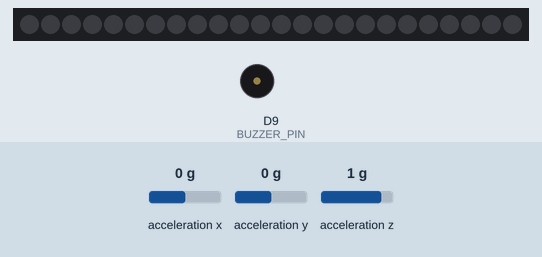
The sketch below on a simulated Arduino Nano 33 BLE. On the bench: 24 RGB LEDs in strip order, left to right, buzzer (waves = sounding). The test bench sets the inputs (shaded band); at power-on: acceleration x 0 g, acceleration y 0 g, acceleration z 1 g.

Above: at 0.9 s.
At 3.73 s:
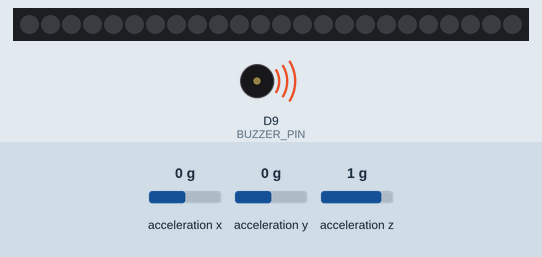
Timing chart, 0 to 4.0 s (numbered marks = the images above):
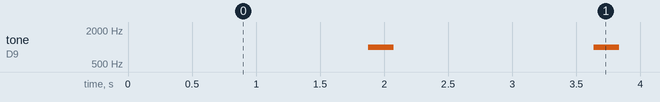

Measured:
- by itself, tone on D9 (BUZZER_PIN): repeats every 1.8 s: silent 1.6 s, 1000 Hz 0.20 s, until it stays 1000 Hz from 26.9 s

The sketch:

sketch_RingLed_Piezzo.ino
```cpp
#include <Arduino_LSM9DS1.h>
#include <Adafruit_NeoPixel.h>

#define PIN            3   // Broche pour le NeoPixel Ring
#define NUMPIXELS      24  // Nombre de LEDs sur le NeoPixel Ring
#define BUZZER_PIN     9   // Broche pour le buzzer

Adafruit_NeoPixel pixels = Adafruit_NeoPixel(NUMPIXELS, PIN, NEO_GRB + NEO_KHZ800);

int colorIndex = 0;
uint32_t colors[] = {pixels.Color(255, 0, 0), pixels.Color(121, 32, 32), pixels.Color(238, 179, 56), pixels.Color(228, 138, 53)}; // Première couleur en rouge
unsigned long lastBuzzerTime = 0;
unsigned long startTime; // Déclaration de startTime
const int totalDuration = 30000; // Durée totale de l'augmentation de la fréquence du bip (30 secondes)
int ledIndex = 0; // Index pour les LEDs allumées
bool captureDone = false; // Ajoutez cette variable au début du programme

void setup() {
  Serial.begin(9600);
  if (!IMU.begin()) {
    Serial.println("Failed to initialize IMU!");
    while (1);
  }

  pixels.begin();
  pinMode(BUZZER_PIN, OUTPUT);
  randomSeed(analogRead(0));
  startTime = millis();
}

void loop() {
  float x, y, z;

  float timeElapsed = (millis() - startTime) / (float)totalDuration;
  timeElapsed = min(timeElapsed, 1.0);

  if (!captureDone && millis() - lastBuzzerTime > (2000 * (1 - timeElapsed))) {
    lastBuzzerTime = millis();
    tone(BUZZER_PIN, 1000, 200);
  }

  if (IMU.accelerationAvailable()) {
    IMU.readAcceleration(x, y, z);

    if (abs(x) > 2.0 || abs(y) > 2.0 || abs(z) > 2.0 && !captureDone) {
      noTone(BUZZER_PIN);
      captureDone = true;

      // Allumer uniquement 6 LEDs la première fois
      if (ledIndex < 6) {
        for (int i = 0; i < 6 && ledIndex < NUMPIXELS; i++) {
          pixels.setPixelColor(ledIndex++, colors[colorIndex]);
        }
        pixels.show();
      }

      // Réinitialiser startTime pour la prochaine séquence de bip
      if (ledIndex == 6) { // Après avoir allumé les premières 6 LEDs
        startTime = millis();
        captureDone = false; // Prêt pour la prochaine séquence de capture
        colorIndex = (colorIndex + 1) % 4; // Passer à la couleur suivante
      }
    }
  }
}
```
